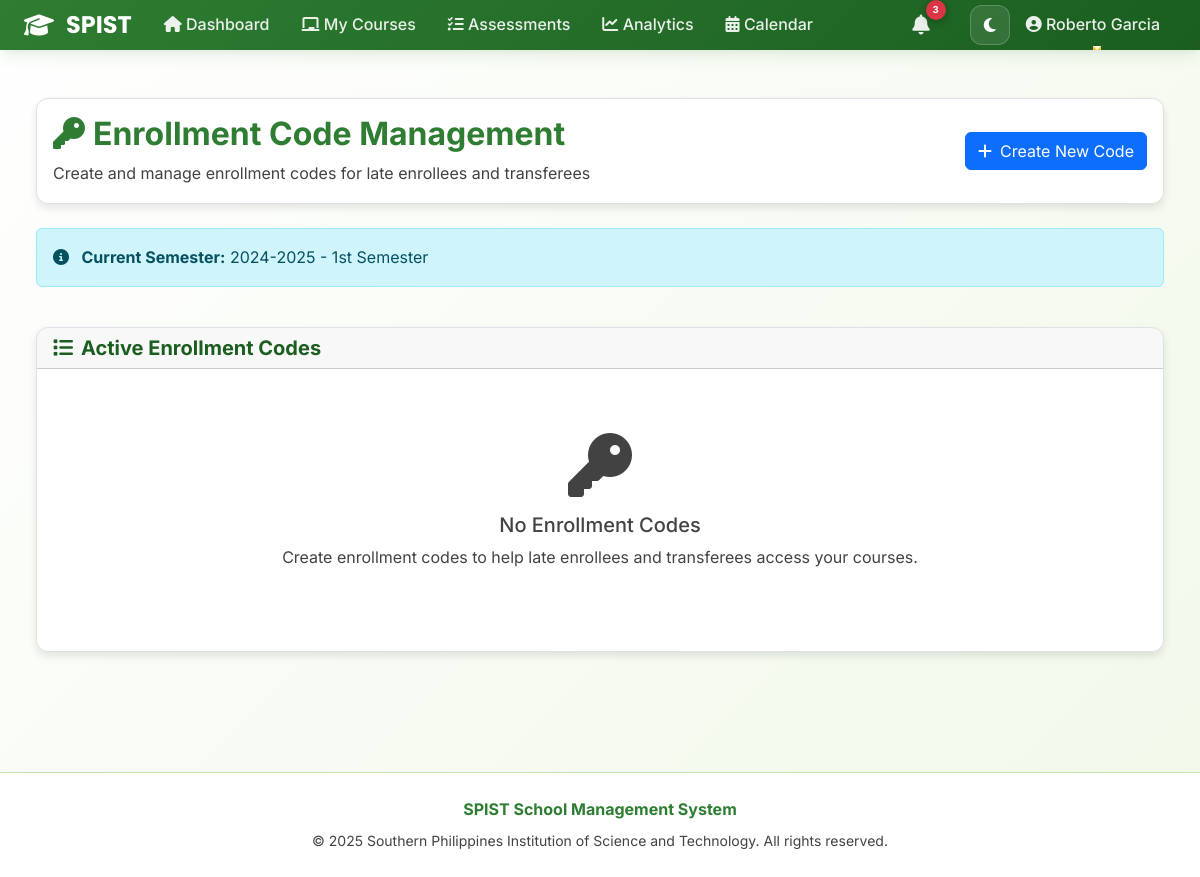
/courses/manage-enrollment-codes/ (signed in), run on the app's committed database.
### accounts/models.py (models this page shows, shortened)
class User(AbstractUser):
    USER_TYPE_CHOICES = (
        ('student', 'Student'),
        ('teacher', 'Teacher'),
    )
    user_type = models.CharField(max_length=10, choices=USER_TYPE_CHOICES)
    email = models.EmailField(unique=True)
    phone_number = models.CharField(max_length=15, blank=True, null=True)
    is_verified = models.BooleanField(default=False)
    bio = models.TextField(max_length=500, blank=True, null=True, help_text="Tell us about yourself")
    avatar = models.ImageField(upload_to=user_avatar_path, blank=True, null=True, help_text="Profile picture")
    date_updated = models.DateTimeField(auto_now=True)
    last_login_ip = models.GenericIPAddressField(blank=True, null=True)
    is_active_user = models.BooleanField(default=True, help_text="For soft delete")
    USERNAME_FIELD = 'email'
    REQUIRED_FIELDS = ['username', 'first_name', 'last_name']
    def get_full_name(self):
        return f"{self.first_name} {self.last_name}".strip()

### courses/models.py (models this page shows, shortened)
class Semester(models.Model):
    SEMESTER_CHOICES = (
        ('1st', '1st Semester'),
        ('2nd', '2nd Semester'),
        ('summer', 'Summer'),
    )
    academic_year = models.ForeignKey(AcademicYear, on_delete=models.CASCADE, related_name='semesters')
    semester = models.CharField(max_length=10, choices=SEMESTER_CHOICES)
    start_date = models.DateField()
    end_date = models.DateField()
    is_current = models.BooleanField(default=False)
    class Meta:
        unique_together = ['academic_year', 'semester']
        ordering = ['academic_year', 'semester']
    def __str__(self):
        return f"{self.academic_year} - {self.get_semester_display()}"

class AcademicYear(models.Model):
    year_start = models.IntegerField(help_text="e.g., 2024 for 2024-2025")
    year_end = models.IntegerField(help_text="e.g., 2025 for 2024-2025")
    is_current = models.BooleanField(default=False)
    class Meta:
        unique_together = ['year_start', 'year_end']
        ordering = ['-year_start']
    def __str__(self):
        return f"{self.year_start}-{self.year_end}"

### courses/views.py (the view, shortened to what this page needs)
# urls.py: path('manage-enrollment-codes/', views.manage_enrollment_codes_view, name='manage_enrollment_codes'),
@login_required
@user_passes_test(is_admin_or_teacher)
def manage_enrollment_codes_view(request):
    current_semester = Semester.objects.filter(is_current=True).first()
    if request.user.is_staff:
        course_offerings = CourseOffering.objects.filter(
            semester=current_semester
        ).select_related('course', 'instructor') if current_semester else CourseOffering.objects.none()
    else:
        course_offerings = CourseOffering.objects.filter(
            semester=current_semester,
            instructor=request.user
        ).select_related('course') if current_semester else CourseOffering.objects.none()
    enrollment_codes = EnrollmentCode.objects.filter(
        course_offering__in=course_offerings
    ).select_related('course_offering__course', 'created_by')
    context = {
        'current_semester': current_semester,
        'course_offerings': course_offerings,
        'enrollment_codes': enrollment_codes,
    }
    return render(request, 'courses/manage_enrollment_codes.html', context)

### courses/views.py (called while the page is built)
def is_admin_or_teacher(user):
    return user.is_authenticated and (user.is_staff or user.user_type == 'teacher')

### courses/templates/courses/manage_enrollment_codes.html (shortened to what this page needs)
{% extends 'accounts/base.html' %}
{% load static %}
{% block content %}
<div class="container-fluid py-4">
    <div class="row mb-4">
        <div class="col-12">
            <div class="card modern-card">
                <div class="card-body">
                    <div class="row align-items-center">
                        <div class="col-md-8">
                            <h2 class="fw-bold mb-2 text-primary">
                                <i class="fas fa-key me-2"></i>Enrollment Code Management
                            </h2>
                            <p class="text-muted mb-0">Create and manage enrollment codes for late enrollees and transferees</p>
                        </div>
                        <div class="col-md-4 text-end">
                            <button type="button" class="btn btn-primary" data-bs-toggle="modal" data-bs-target="#createCodeModal">
                                <i class="fas fa-plus me-2"></i>Create New Code
                            </button>
                        </div>
                    </div>
                </div>
            </div>
        </div>
    </div>
    {% if current_semester %}
        <div class="row mb-4">
            <div class="col-12">
                <div class="alert alert-info">
                    <i class="fas fa-info-circle me-2"></i>
                    <strong>Current Semester:</strong> {{ current_semester }}
                </div>
            </div>
        </div>
    {% endif %}
    <div class="row mb-4">
        <div class="col-12">
            <div class="card modern-card">
                <div class="card-header">
                    <h5 class="fw-bold mb-0">
                        <i class="fas fa-list me-2"></i>Active Enrollment Codes
                    </h5>
                </div>
                <div class="card-body">
                    {% if enrollment_codes %}
                        <div class="table-responsive">
                            <table class="table table-hover modern-table">
                                <thead>
                                    <tr>
                                        <th>Code</th>
                                        <th>Course</th>
                                        <th>Usage</th>
                                        <th>Valid Until</th>
                                        <th>Status</th>
                                        <th>Created By</th>
                                        <th>Actions</th>
                                    </tr>
                                </thead>
                                <tbody>
                                    {% for code in enrollment_codes %}
                                    <tr>
                                        <td>
                                            <div class="code-display">
                                                <span class="fw-bold font-monospace fs-5">{{ code.code }}</span>
                                                <button class="btn btn-link btn-sm p-0 ms-2" onclick="copyCode('{{ code.code }}')" title="Copy Code">
                                                    <i class="fas fa-copy"></i>
                                                </button>
                                            </div>
                                        </td>
                                        <td>
                                            <div class="course-info">
                                                <div class="fw-semibold">{{ code.course_offering.course.code }}</div>
                                                <small class="text-muted">{{ code.course_offering.course.title|truncatechars:30 }}</small>
                                                <br>
                                                <small class="text-muted">Section {{ code.course_offering.section }}</small>
                                            </div>
                                        </td>
                                        <td>
                                            <div class="usage-info">
                                                <div class="progress mb-1" style="height: 8px;">
                                                    <div class="progress-bar" style="width: {% widthratio code.used_count code.max_uses 100 %}%"></div>
                                                </div>
                                                <small class="text-muted">{{ code.used_count }}/{{ code.max_uses }} uses</small>
                                            </div>
                                        </td>
                                        <td>
                                            <div class="validity-info">
                                                <div class="fw-semibold">{{ code.valid_until|date:"M j, Y" }}</div>
                                                <small class="text-muted">{{ code.valid_until|time:"g:i A" }}</small>
                                            </div>
                                        </td>
                                        <td>
                                            {% if code.is_valid %}
                                                <span class="badge bg-success">Active</span>
                                            {% elif not code.is_active %}
                                                <span class="badge bg-secondary">Deactivated</span>
                                            {% elif code.used_count >= code.max_uses %}
                                                <span class="badge bg-warning">Exhausted</span>
                                            {% else %}
                                                <span class="badge bg-danger">Expired</span>
                                            {% endif %}
                                        </td>
                                        <td>
                                            <div class="creator-info">
                                                <div class="fw-semibold">{{ code.created_by.get_full_name }}</div>
                                                <small class="text-muted">{{ code.created_at|date:"M j, Y g:i A" }}</small>
                                            </div>
                                        </td>
                                        <td>
                                            <div class="btn-group btn-group-sm">
                                                <button type="button" class="btn btn-outline-info" title="View Usage" onclick="viewCodeUsage('{{ code.id }}')">
                                                    <i class="fas fa-eye"></i>
                                                </button>
                                                {% if code.is_active and code.created_by == user %}
                                                <button type="button" class="btn btn-outline-danger" title="Deactivate" onclick="deactivateCode('{{ code.id }}')">
                                                    <i class="fas fa-ban"></i>
                                                </button>
                                                {% endif %}
                                            </div>
                                        </td>
                                    </tr>
                                    {% endfor %}
                                </tbody>
                            </table>
                        </div>
                    {% else %}
                        <div class="text-center py-5">
                            <i class="fas fa-key fa-4x text-muted mb-3"></i>
                            <h5 class="text-muted">No Enrollment Codes</h5>
                            <p class="text-muted">Create enrollment codes to help late enrollees and transferees access your courses.</p>
                        </div>
                    {% endif %}
                </div>
            </div>
        </div>
    </div>
</div>
{% endblock %}

### accounts/templates/accounts/base.html (shortened to what this page needs)
<!DOCTYPE html>
<html lang="en" data-theme="light">
<head>
    <link href="https://cdn.jsdelivr.net/npm/bootstrap@5.3.0/dist/css/bootstrap.min.css" rel="stylesheet">
    <link href="https://cdnjs.cloudflare.com/ajax/libs/font-awesome/6.4.0/css/all.min.css" rel="stylesheet">
</head>
<body>
    {% if user.is_authenticated %}
    <nav class="navbar navbar-expand-lg modern-navbar">
        <div class="container-fluid px-4">
            <a class="navbar-brand" href="{% url 'accounts:dashboard_redirect' %}">
                <i class="fas fa-graduation-cap"></i>
                SPIST
            </a>
            <div class="collapse navbar-collapse" id="navbarMain">
                <ul class="navbar-nav me-auto">
                    <li class="nav-item">
                        <a class="nav-link" href="{% url 'accounts:dashboard_redirect' %}">
                            <i class="fas fa-home"></i> Dashboard
                        </a>
                    </li>
                    {% if user.user_type == 'student' %}
                    <li class="nav-item">
                        <a class="nav-link" href="{% url 'courses:student_enrollment' %}">
                            <i class="fas fa-book"></i> My Courses
                        </a>
                    </li>
                    <li class="nav-item">
                        <a class="nav-link" href="{% url 'assessments:available_assessments' %}">
                            <i class="fas fa-clipboard-check"></i> Assessments
                        </a>
                    </li>
                    {% elif user.user_type == 'teacher' %}
                    <li class="nav-item">
                        <a class="nav-link" href="{% url 'courses:dashboard' %}">
                            <i class="fas fa-chalkboard"></i> My Courses
                        </a>
                    </li>
                    <li class="nav-item">
                        <a class="nav-link" href="{% url 'assessments:my_assessments' %}">
                            <i class="fas fa-tasks"></i> Assessments
                        </a>
                    </li>
                    <li class="nav-item">
                        <a class="nav-link" href="{% url 'analytics:dashboard' %}">
                            <i class="fas fa-chart-line"></i> Analytics
                        </a>
                    </li>
                    {% endif %}
                    <li class="nav-item">
                        <a class="nav-link" href="{% url 'accounts:calendar_view' %}">
                            <i class="fas fa-calendar-alt"></i> Calendar
                        </a>
                    </li>
                </ul>
                <ul class="navbar-nav align-items-center">
                    <li class="nav-item dropdown">
                        <a class="nav-link position-relative p-2" href="#" role="button" data-bs-toggle="dropdown" aria-expanded="false" style="margin-right: 0.5rem;">
                            <i class="fas fa-bell fa-lg" style="color: rgba(255, 255, 255, 0.9);"></i>
                            <span class="position-absolute badge rounded-pill bg-danger" style="top: 0; right: 0; font-size: 0.7rem; min-width: 20px; height: 20px; display: flex; align-items: center; justify-content: center; font-weight: 700; box-shadow: 0 2px 8px rgba(0,0,0,0.3);">
                                3
                            </span>
                        </a>
                    </li>
                    <li class="nav-item">
                        <button class="theme-toggle" onclick="toggleTheme()" title="Toggle Theme">
                            <i class="fas fa-moon" id="theme-icon"></i>
                        </button>
                    </li>
                    <li class="nav-item dropdown">
                        <a class="nav-link dropdown-toggle" href="#" role="button" data-bs-toggle="dropdown">
                            <i class="fas fa-user-circle"></i> {{ user.get_full_name }}
                        </a>
                    </li>
                </ul>
            </div>
        </div>
    </nav>
    {% endif %}
    <main class="container-fluid px-4 py-4">
        {% block content %}{% endblock %}
    </main>
    <footer class="mt-5 py-4 text-center" style="background: var(--bg-card); border-top: 1px solid var(--border-color);">
        <div class="container">
            <p class="mb-2" style="color: var(--text-secondary);">
                <strong>SPIST School Management System</strong>
            </p>
            <p class="mb-0" style="color: var(--text-muted); font-size: 0.875rem;">
                &copy; 2025 Southern Philippines Institution of Science and Technology. All rights reserved.
            </p>
        </div>
    </footer>
</body>
</html>

### courses/templates/courses/manage_enrollment_codes.html (style rules this page uses)
.modern-card { border: 1px solid #dee2e6; border-radius: 12px; box-shadow: 0 4px 8px rgba(0,0,0,0.1); transition: all 0.3s ease; }

### data on the page
User: get_full_name "Roberto Garcia"
Semester: academic_year+semester "2024-2025 - 1st Semester"
